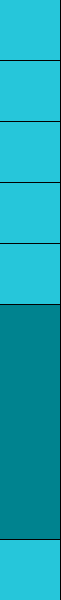
<?xml version="1.0" encoding="UTF-8"?>
<ui version="4.0">
 <class>MenuBar</class>
 <widget class="QWidget" name="MenuBar">
  <property name="geometry">
   <rect>
    <x>0</x>
    <y>0</y>
    <width>61</width>
    <height>600</height>
   </rect>
  </property>
  <property name="windowTitle">
   <string>Form</string>
  </property>
  <property name="styleSheet">
   <string notr="true">background-color: #00838F</string>
  </property>
  <widget class="QPushButton" name="homeButton">
   <property name="geometry">
    <rect>
     <x>0</x>
     <y>0</y>
     <width>60</width>
     <height>60</height>
    </rect>
   </property>
   <property name="styleSheet">
    <string notr="true">QPushButton{

	border: none;
	background-color: #26C6DA;
}

QPushButton:pressed{

	background-color: #00ACC1;
}

QPushButton:checked{

	background-color: #00ACC1;
}</string>
   </property>
   <property name="text">
    <string/>
   </property>
   <property name="icon">
    <iconset resource="../../icons.qrc">
     <normaloff>:/Icons/UI/Icons/sharp-home-24px.svg</normaloff>:/Icons/UI/Icons/sharp-home-24px.svg</iconset>
   </property>
   <property name="iconSize">
    <size>
     <width>40</width>
     <height>40</height>
    </size>
   </property>
   <property name="checkable">
    <bool>false</bool>
   </property>
  </widget>
  <widget class="Line" name="verticalLine">
   <property name="geometry">
    <rect>
     <x>60</x>
     <y>0</y>
     <width>1</width>
     <height>600</height>
    </rect>
   </property>
   <property name="styleSheet">
    <string notr="true">background-color: #000000</string>
   </property>
   <property name="orientation">
    <enum>Qt::Vertical</enum>
   </property>
  </widget>
  <widget class="QPushButton" name="startAPrintButton">
   <property name="geometry">
    <rect>
     <x>0</x>
     <y>122</y>
     <width>60</width>
     <height>60</height>
    </rect>
   </property>
   <property name="styleSheet">
    <string notr="true">QPushButton{

	border: none;
	background-color: #26C6DA;
}

QPushButton:pressed{

	background-color: #00ACC1;
}

QPushButton:checked{

	background-color: #00ACC1;
}</string>
   </property>
   <property name="text">
    <string/>
   </property>
   <property name="icon">
    <iconset resource="../../icons.qrc">
     <normaloff>:/Icons/UI/Icons/sharp-play_arrow-24px.svg</normaloff>:/Icons/UI/Icons/sharp-play_arrow-24px.svg</iconset>
   </property>
   <property name="iconSize">
    <size>
     <width>40</width>
     <height>40</height>
    </size>
   </property>
   <property name="checkable">
    <bool>false</bool>
   </property>
  </widget>
  <widget class="Line" name="horizontalLine1">
   <property name="geometry">
    <rect>
     <x>0</x>
     <y>60</y>
     <width>60</width>
     <height>1</height>
    </rect>
   </property>
   <property name="styleSheet">
    <string notr="true">background-color: #000000</string>
   </property>
   <property name="orientation">
    <enum>Qt::Horizontal</enum>
   </property>
  </widget>
  <widget class="QPushButton" name="infoButton">
   <property name="geometry">
    <rect>
     <x>0</x>
     <y>61</y>
     <width>60</width>
     <height>60</height>
    </rect>
   </property>
   <property name="styleSheet">
    <string notr="true">QPushButton{

	border: none;
	background-color: #26C6DA;
}

QPushButton:pressed{

	background-color: #00ACC1;
}

QPushButton:checked{

	background-color: #00ACC1;
}</string>
   </property>
   <property name="text">
    <string/>
   </property>
   <property name="icon">
    <iconset resource="../../icons.qrc">
     <normaloff>:/Icons/UI/Icons/sharp-info-24px.svg</normaloff>:/Icons/UI/Icons/sharp-info-24px.svg</iconset>
   </property>
   <property name="iconSize">
    <size>
     <width>40</width>
     <height>40</height>
    </size>
   </property>
   <property name="checkable">
    <bool>false</bool>
   </property>
   <property name="checked">
    <bool>false</bool>
   </property>
  </widget>
  <widget class="QPushButton" name="logButton">
   <property name="geometry">
    <rect>
     <x>0</x>
     <y>183</y>
     <width>60</width>
     <height>60</height>
    </rect>
   </property>
   <property name="styleSheet">
    <string notr="true">QPushButton{

	border: none;
	background-color: #26C6DA;
}

QPushButton:pressed{

	background-color: #00ACC1;
}

QPushButton:checked{

	background-color: #00ACC1;
}</string>
   </property>
   <property name="text">
    <string/>
   </property>
   <property name="icon">
    <iconset resource="../../icons.qrc">
     <normaloff>:/Icons/UI/Icons/sharp-format_align_justify-24px.svg</normaloff>:/Icons/UI/Icons/sharp-format_align_justify-24px.svg</iconset>
   </property>
   <property name="iconSize">
    <size>
     <width>40</width>
     <height>40</height>
    </size>
   </property>
   <property name="checkable">
    <bool>false</bool>
   </property>
  </widget>
  <widget class="QPushButton" name="settingsButton">
   <property name="geometry">
    <rect>
     <x>0</x>
     <y>244</y>
     <width>60</width>
     <height>60</height>
    </rect>
   </property>
   <property name="styleSheet">
    <string notr="true">QPushButton{

	border: none;
	background-color: #26C6DA;
}

QPushButton:pressed{

	background-color: #00ACC1;
}

QPushButton:checked{

	background-color: #00ACC1;
}</string>
   </property>
   <property name="text">
    <string/>
   </property>
   <property name="icon">
    <iconset resource="../../icons.qrc">
     <normaloff>:/Icons/UI/Icons/sharp-settings-24px.svg</normaloff>:/Icons/UI/Icons/sharp-settings-24px.svg</iconset>
   </property>
   <property name="iconSize">
    <size>
     <width>40</width>
     <height>40</height>
    </size>
   </property>
   <property name="checkable">
    <bool>false</bool>
   </property>
   <property name="flat">
    <bool>false</bool>
   </property>
  </widget>
  <widget class="QPushButton" name="sysActionsButton">
   <property name="geometry">
    <rect>
     <x>0</x>
     <y>540</y>
     <width>60</width>
     <height>60</height>
    </rect>
   </property>
   <property name="styleSheet">
    <string notr="true">QPushButton{

	border: none;
	background-color: #26C6DA;
}

QPushButton:pressed{

	background-color: #00ACC1;
}

QPushButton:checked{

	background-color: #00ACC1;
}</string>
   </property>
   <property name="text">
    <string/>
   </property>
   <property name="icon">
    <iconset resource="../../icons.qrc">
     <normaloff>:/Icons/UI/Icons/sharp-power_settings_new-24px.svg</normaloff>:/Icons/UI/Icons/sharp-power_settings_new-24px.svg</iconset>
   </property>
   <property name="iconSize">
    <size>
     <width>40</width>
     <height>40</height>
    </size>
   </property>
  </widget>
  <widget class="Line" name="horizontalLine2">
   <property name="geometry">
    <rect>
     <x>0</x>
     <y>121</y>
     <width>60</width>
     <height>1</height>
    </rect>
   </property>
   <property name="styleSheet">
    <string notr="true">background-color: #000000</string>
   </property>
   <property name="orientation">
    <enum>Qt::Horizontal</enum>
   </property>
  </widget>
  <widget class="Line" name="horizontalLine3">
   <property name="geometry">
    <rect>
     <x>0</x>
     <y>182</y>
     <width>60</width>
     <height>1</height>
    </rect>
   </property>
   <property name="styleSheet">
    <string notr="true">background-color: #000000</string>
   </property>
   <property name="orientation">
    <enum>Qt::Horizontal</enum>
   </property>
  </widget>
  <widget class="Line" name="horizontalLine4">
   <property name="geometry">
    <rect>
     <x>0</x>
     <y>243</y>
     <width>60</width>
     <height>1</height>
    </rect>
   </property>
   <property name="styleSheet">
    <string notr="true">background-color: #000000</string>
   </property>
   <property name="orientation">
    <enum>Qt::Horizontal</enum>
   </property>
  </widget>
  <widget class="Line" name="horizontalLine5">
   <property name="geometry">
    <rect>
     <x>0</x>
     <y>304</y>
     <width>60</width>
     <height>1</height>
    </rect>
   </property>
   <property name="styleSheet">
    <string notr="true">background-color: #000000</string>
   </property>
   <property name="orientation">
    <enum>Qt::Horizontal</enum>
   </property>
  </widget>
  <widget class="Line" name="horizontalLine6">
   <property name="geometry">
    <rect>
     <x>0</x>
     <y>539</y>
     <width>60</width>
     <height>1</height>
    </rect>
   </property>
   <property name="styleSheet">
    <string notr="true">background-color: #000000</string>
   </property>
   <property name="orientation">
    <enum>Qt::Horizontal</enum>
   </property>
  </widget>
 </widget>
 <resources>
  <include location="../../icons.qrc"/>
 </resources>
 <connections/>
</ui>
